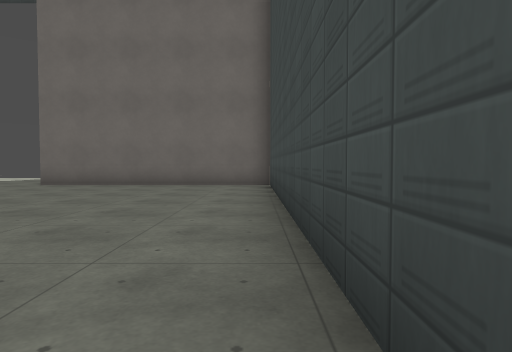
[1] (above)

24 first-person views from a walk through a 3-D level made in the Godot game engine. The camera is 1.2 m above the floor, tilts 2° down and sees 75° across. The floor is counted in squares, 2 m on a side. Each view is taken from the middle of a square. On the plan, view 1 faces up. The plan holds only what a view shows up to about 10 squares ahead; the rest is blank. Surface patterns are stand-ins for the level's own textures.

[2]
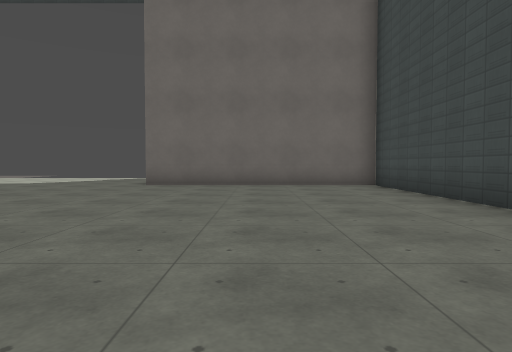

[3]
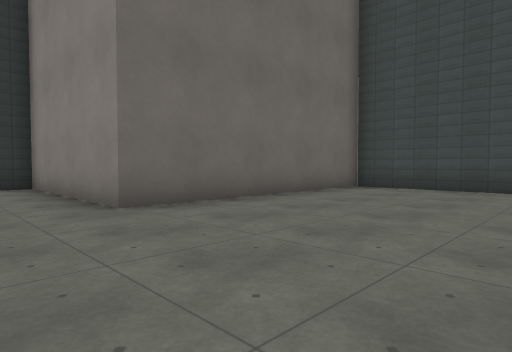

[4]
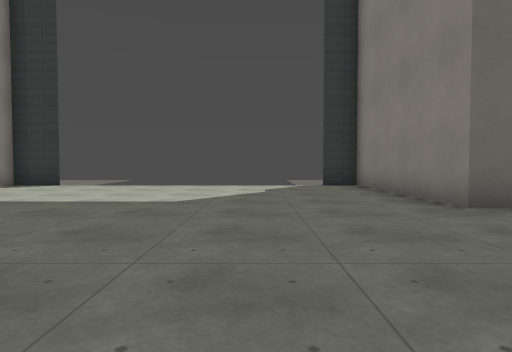

[5]
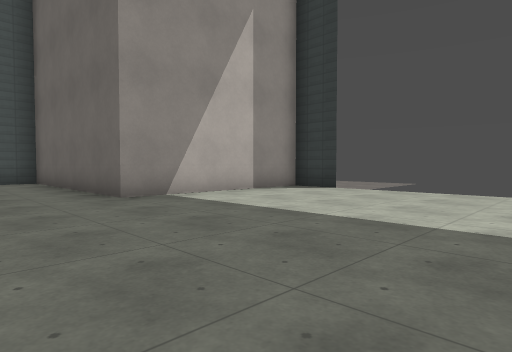

[6]
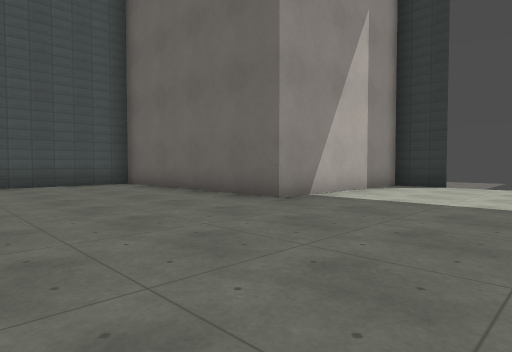

[7]
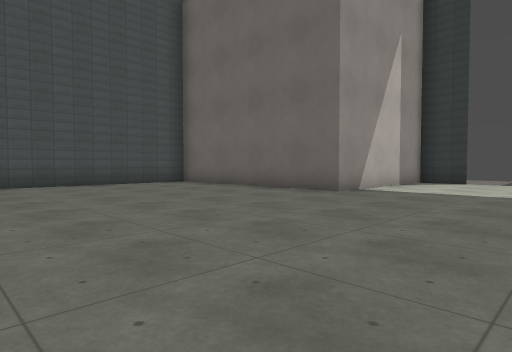

[8]
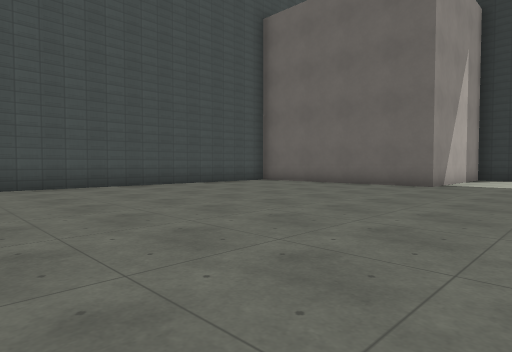

[9]
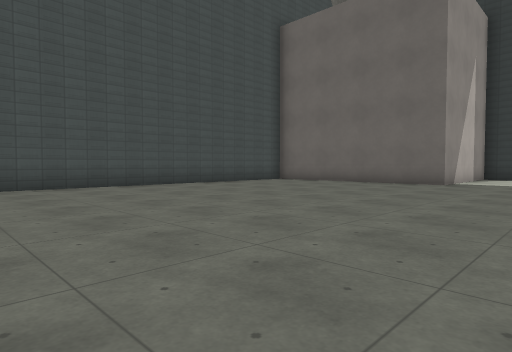

[10]
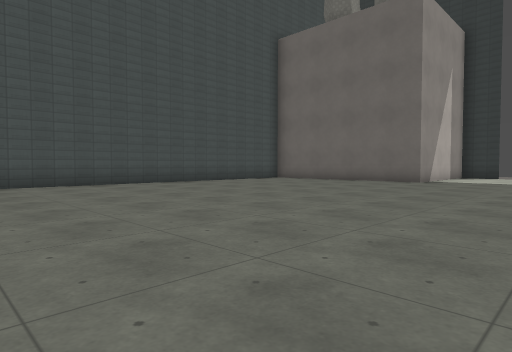

[11]
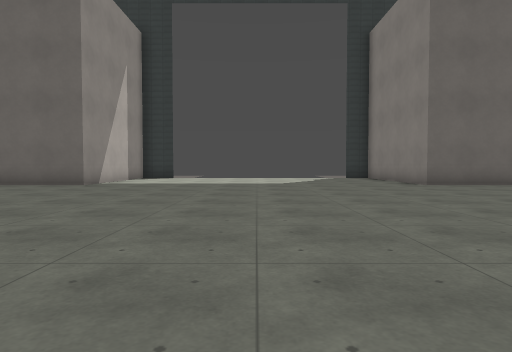

[12]
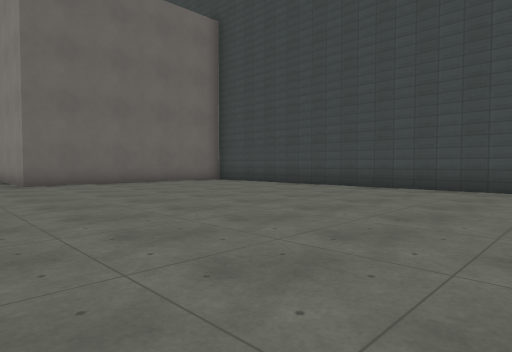

[13]
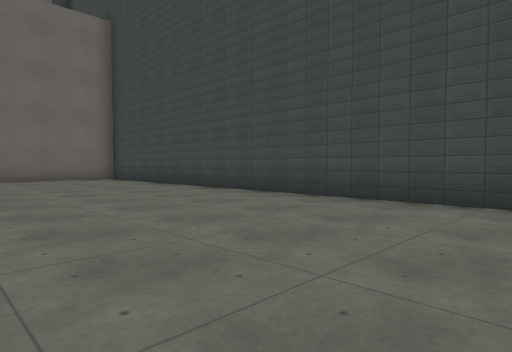

[14]
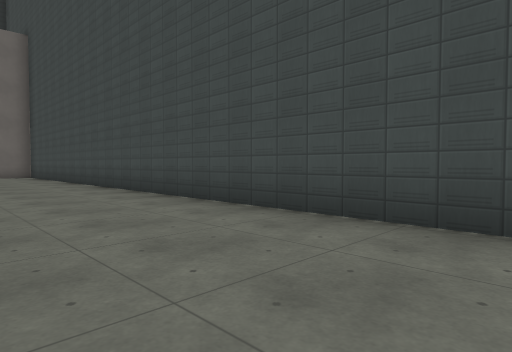

[15]
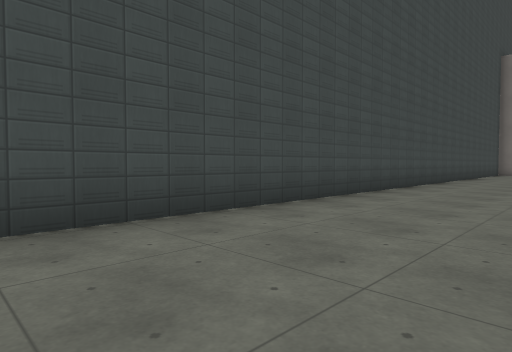

[16]
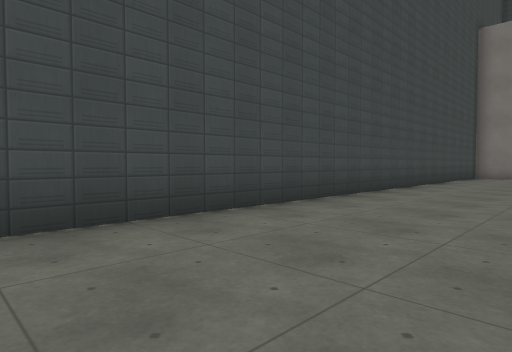

[17]
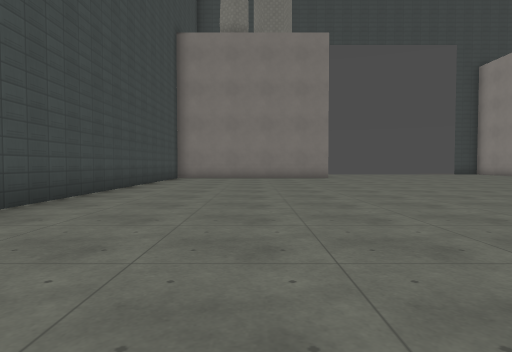

[18]
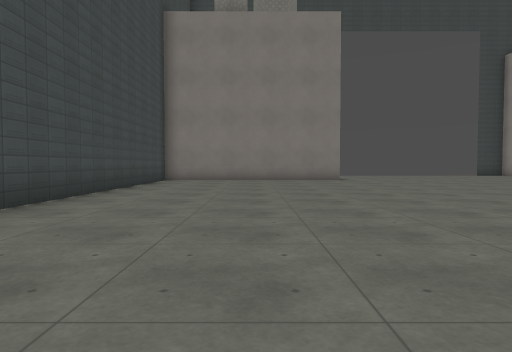

[19]
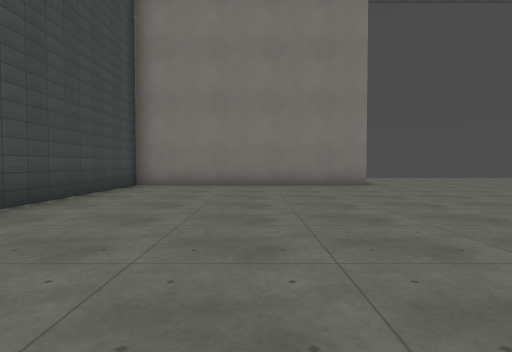

[20]
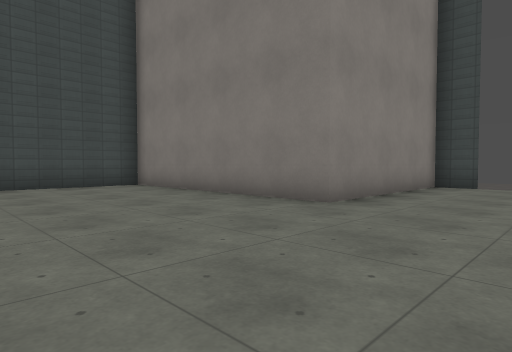

[21]
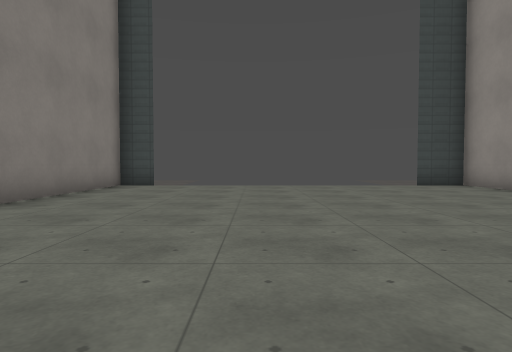

[22]
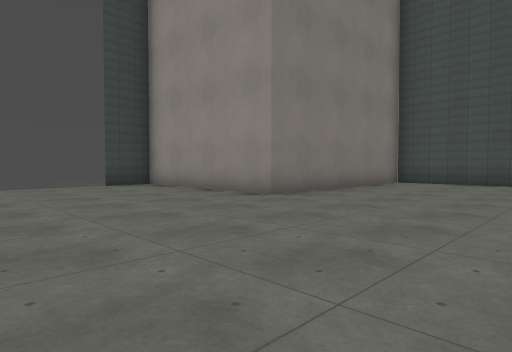

[23]
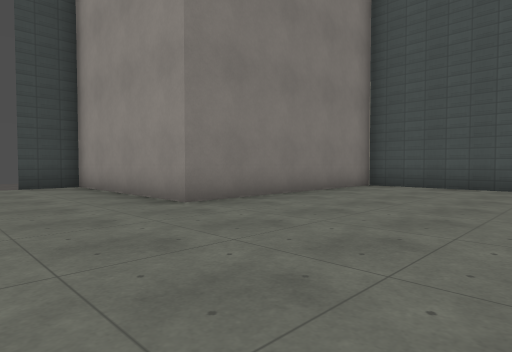

[24]
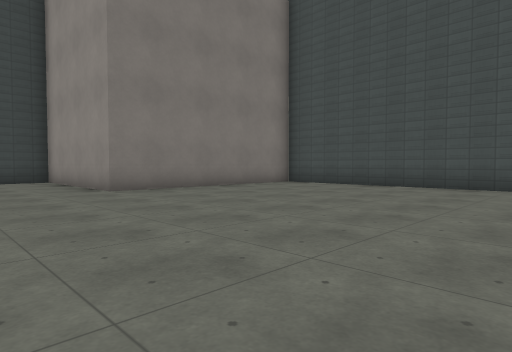

### Floor plan
Points are (right, up) in squares from view 1. A wall is a line through its corners. A room is listed if a view was taken in it or the views show most of it. See-through windows are left out.
Room 1 (views 1, 2, 3, 4, 5, 6, 7, 8, 9, 10, 11, 12, 13, 14, 15, 16, 17, 18, 19, 20, 21, 22, 23, 24)
walls: (-22.1, -19.1) (-22.1, -25.5) (-15.9, -25.5) (-15.9, -30.5) (-14.5, -30.5); (-22.1, 9.1) (-22.1, -0.7); (-14.5, 14.5) (-15.9, 14.5) (-15.9, 9.5) (-21.8, 9.5); (-7.1, -30.5) (-6.1, -30.5) (-6.1, -25.5) (0.4, -25.5) (0.4, 9.5) (-6.1, 9.5) (-6.1, 14.5) (-7.1, 14.5)
ways out: gap at (-7, -31); gap at (-7, 15)

Positions as (right, up) in squares from view 1, and headings:
1: (0, 0), facing up
2: (-3, 0), facing up
3: (-8, 5), facing up-right
4: (-9, 5), facing up
5: (-10, 7), facing up-left
6: (-12, 5), facing up-left
7: (-12, 3), facing up-left
8: (-13, 0), facing up-left
9: (-13, -1), facing up-left
10: (-12, -2), facing up-left
11: (-11, 0), facing up
12: (-8, -1), facing up-right
13: (-5, -4), facing up-right
14: (-3, -8), facing up-right
15: (-3, -4), facing down-right
16: (-3, -9), facing down-right
17: (-3, -11), facing down
18: (-3, -13), facing down
19: (-3, -16), facing down
20: (-9, -21), facing down-right
21: (-10, -21), facing down
22: (-11, -21), facing down-left
23: (-13, -21), facing down-left
24: (-13, -18), facing down-left
